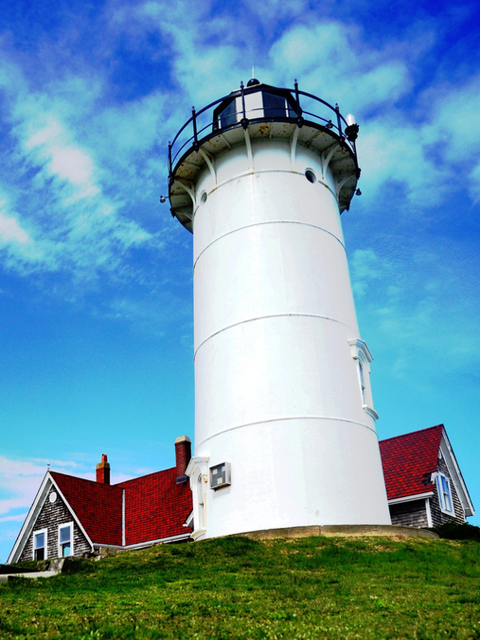
#> input picture Esercitazioni/Foto Esercitazioni/lighthouse.png, 480 x 640 px, found by its file name
$ python FFTFiltering.py
#> lines starting #> are read from the running program, lines starting #| are printed output that depends on the picture
# Import libraries
import os
import matplotlib.pyplot as plt
import imageio.v3 as io
import skimage.color as color
import numpy as np
from scipy import ndimage
from scipy.signal import convolve2d
import Mylibrary as ml
derX=np.array([[-1,0,1],
              [-2,0,2],
              [-1,0,1]],dtype=float)
path =r'C:\Users\danie\Desktop\IPCV\Foto Esercitazioni'

Img=io.imread(os.path.join(path,'lighthouse.png'))
#> Img is the input picture: shape (640, 480, 3); mean R, G, B 106.4, 150.1, 171.4

Img1=Img.copy()
Img1=Img1.astype(np.float32)/255
if len(Img1.shape)==3:
    Img1gray= color.rgb2gray(Img1)
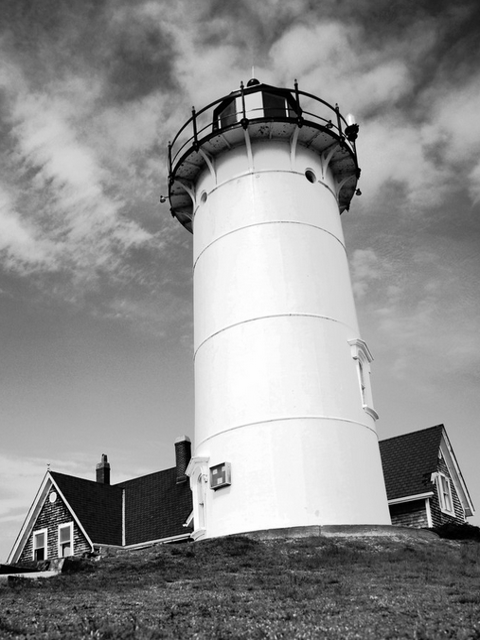
#> Img1gray: shape (640, 480) float32; min 0, max 1, mean 0.558

Ifft=np.fft.fft2(Img1gray)

Ifft=np.fft.fftshift(Ifft)


plt.figure(figsize=(12, 6))
plt.subplot(1,2,1)
plt.imshow(Img1gray, cmap ='gray'), plt.title('Original')
plt.subplot(1,2,2)
plt.imshow(np.log(np.abs(Ifft)), cmap ='bwr'), plt.title('Fourier Transform')
plt.show()
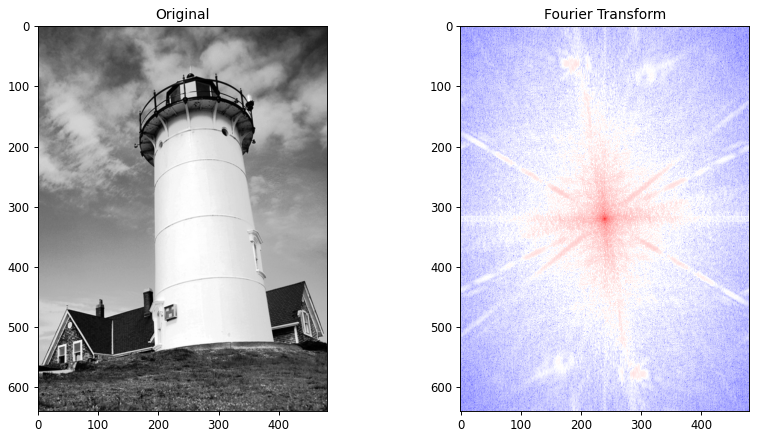
#> figure drawn by matplotlib, 2 panels


# Create a low-pass filter (example) and demonstrate proper convolution use
# NOTE: convolve2d operates on spatial-domain (real) images. `Ifft` is complex
# (frequency-domain). Applying convolve2d to the FFT array is incorrect.
# If you want the Sobel/derivative result, convolve the spatial image instead:
rows, cols = Img1gray.shape
#> rows = 640; cols = 480

# Spatial-domain convolution (Sobel X)
Img_sobel_x = convolve2d(Img1gray, derX, mode='same', boundary='symm')
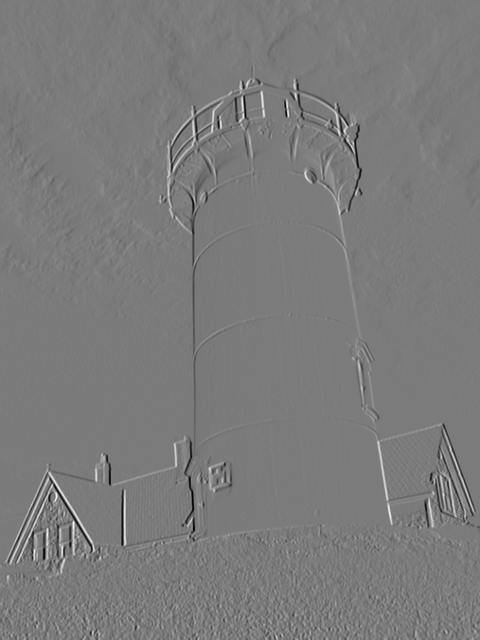
#> Img_sobel_x: shape (640, 480) float64; min -3.61, max 3.85, mean 0.00104; drawn with min black and max white
plt.figure(figsize=(10,5))
plt.subplot(1,2,1)
plt.imshow(Img_sobel_x, cmap='gray')
plt.title('Sobel X (spatial convolution)')
plt.axis('off')

# Frequency-domain equivalent (demonstration): multiply FFTs instead of convolving
# Build a padded kernel the same size as the image, take its FFT, multiply and inverse-FFT
kernel_padded = np.zeros_like(Img1gray)
kh, kw = derX.shape
kernel_padded[:kh, :kw] = derX
H = np.fft.fft2(kernel_padded)

# recompute unshifted FFT of the image (we'll use non-shifted FFT for multiplication)
Ifft_noshift = np.fft.fft2(Img1gray)
filtered_freq = np.fft.ifft2(Ifft_noshift * H)

plt.subplot(1,2,2)
plt.imshow(np.real(filtered_freq), cmap='gray')
plt.title('Sobel X (frequency-domain multiplication)')
plt.axis('off')
plt.tight_layout()
plt.show()
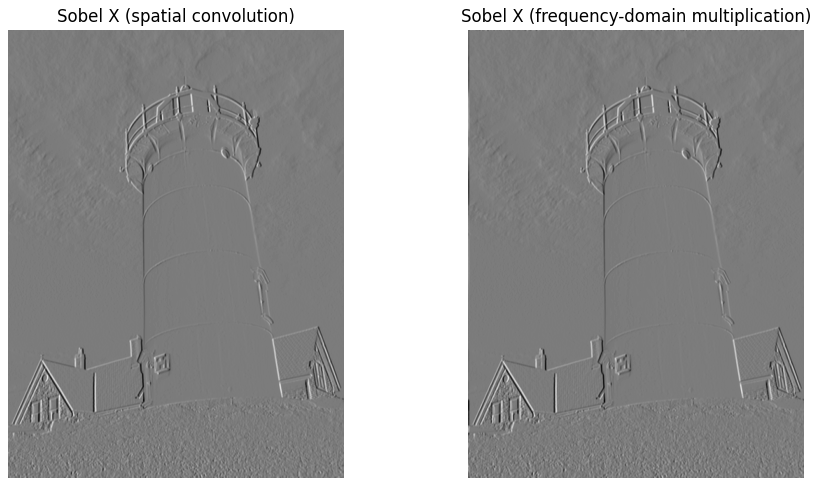
#> figure drawn by matplotlib, 2 panels

$ run again, with Esercitazioni/Foto Esercitazioni/coloredChips.png copied over Esercitazioni/Foto Esercitazioni/lighthouse.png
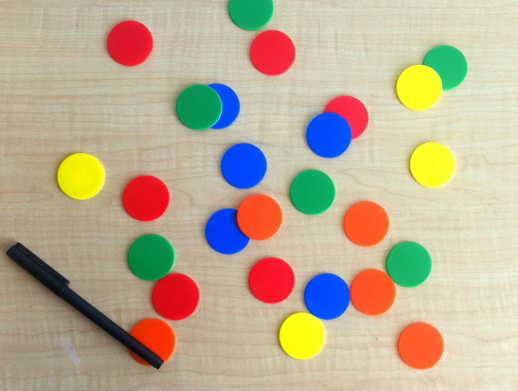
#> input picture Esercitazioni/Foto Esercitazioni/coloredChips.png, 518 x 391 px, found by its file name
#> Img is the input picture: shape (391, 518, 3); mean R, G, B 188.3, 173.3, 148.1
#> `Img_sobel_x = convolve2d(Img1gray, derX, mode='same', boundary='symm')`:
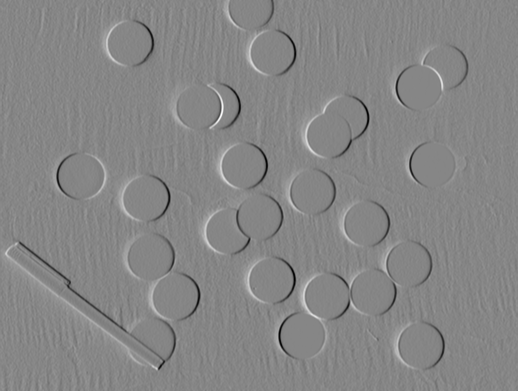
#> Img_sobel_x: shape (391, 518) float64; min -1.83, max 1.64, mean -0.0038; drawn with min black and max white
#> `plt.show()`:
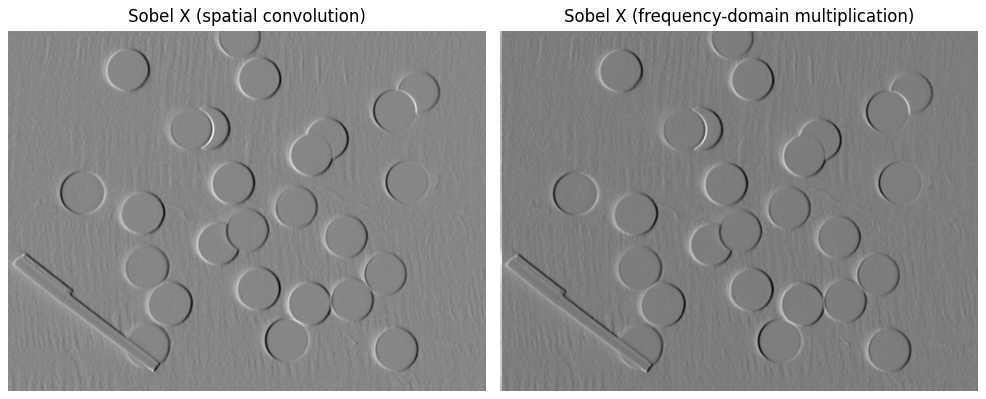
#> figure drawn by matplotlib, 2 panels
